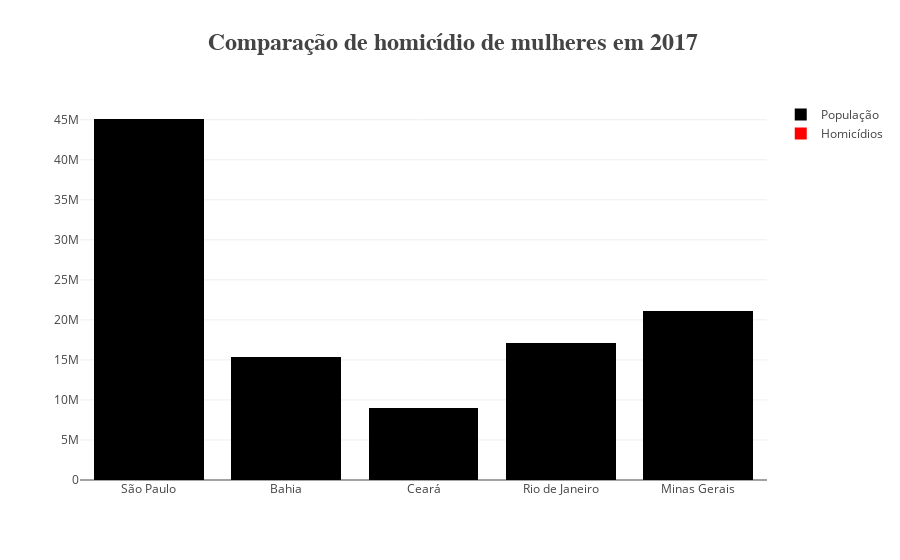

Notebook code for this chart:
### Code cell
statesArr = df['Estado']
pop17Arr = df['População do Estado em 2017']
die17Arr = df['Mulheres vítimas de homicídio em 2017']

popEstados2017 = go.Bar(
    x = [statesArr[24], statesArr[4], statesArr[5], statesArr[18], statesArr[12]],
    y = [pop17Arr[24], pop17Arr[4], pop17Arr[5], pop17Arr[18], pop17Arr[12]],
    name = 'População',
    marker={'color':'#000000'}
)

diesEstados2017 = go.Bar(
    x = [statesArr[24], statesArr[4], statesArr[5], statesArr[18], statesArr[12]],
    y = [die17Arr[24], die17Arr[4], die17Arr[5], die17Arr[18], die17Arr[12]],
    name = 'Homicídios',
    marker={'color':'#ff0000'}
)


layout = go.Layout(
    title = '<b> Comparação de homicídio de mulheres em 2017',
    titlefont = {
        'family':'Arial',
        'size':24
    },
    barmode='stack'
)
data = [diesEstados2017, popEstados2017]
fig = go.Figure(data=data, layout=layout)
py.iplot(fig)

### Figure 1 — Plotly figure (JSON) as saved in the notebook; plotly's stock layout.template omitted (floating-point values rounded to 4 significant figures)
{"data": [{"marker": {"color": "#ff0000"}, "name": "Homicídios", "type": "bar", "uid": "6c69617b-ab3d-45f6-8f4f-867ebf155900", "x": ["São Paulo", "Bahia", "Ceará", "Rio de Janeiro", "Minas Gerais"], "y": [508, 473, 352, 382, 323]}, {"marker": {"color": "#000000"}, "name": "População", "type": "bar", "uid": "ab604c37-4644-4c60-9147-e94f4b891bb8", "x": ["São Paulo", "Bahia", "Ceará", "Rio de Janeiro", "Minas Gerais"], "y": [45094866, 15344447, 9020460, 17100878, 21119536]}], "layout": {"barmode": "stack", "title": {"font": {"family": "Arial", "size": 24}, "text": "<b> Comparação de homicídio de mulheres em 2017"}}}
